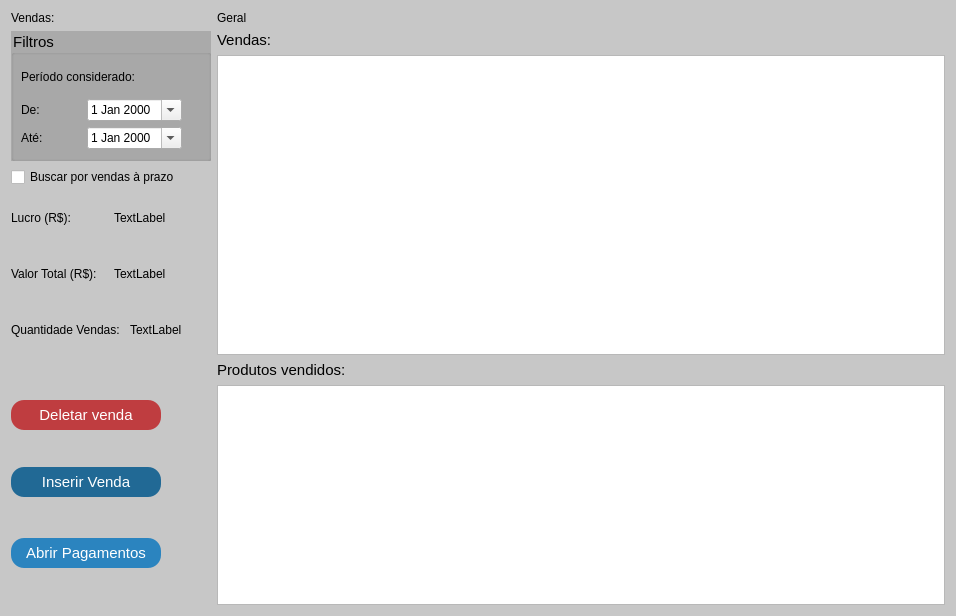
<?xml version="1.0" encoding="UTF-8"?>
<ui version="4.0">
 <class>Vendas</class>
 <widget class="QWidget" name="Vendas">
  <property name="geometry">
   <rect>
    <x>0</x>
    <y>0</y>
    <width>956</width>
    <height>616</height>
   </rect>
  </property>
  <property name="sizePolicy">
   <sizepolicy hsizetype="Fixed" vsizetype="Fixed">
    <horstretch>0</horstretch>
    <verstretch>0</verstretch>
   </sizepolicy>
  </property>
  <property name="minimumSize">
   <size>
    <width>252</width>
    <height>320</height>
   </size>
  </property>
  <property name="maximumSize">
   <size>
    <width>16777215</width>
    <height>16777215</height>
   </size>
  </property>
  <property name="acceptDrops">
   <bool>false</bool>
  </property>
  <property name="windowTitle">
   <string>Vendas - QEstoqueLoja</string>
  </property>
  <property name="styleSheet">
   <string notr="true">

#Vendas{
background-color: rgb(199, 199, 199);

}
QPushButton{
background-color: rgb(43, 132, 191);
color: rgb(255, 255, 255);
font-size: 15px;
border-radius: 13px;

}
QPushButton:disabled{
	
	
	background-color: rgb(154, 153, 150);
}

QPushButton:hover{
	background-color: rgb(13, 92, 161);
}
QPushButton:pressed{
	
color: rgb(255, 255, 255);
	background-color: rgb(153, 193, 241);
font-size: 15px;
border-radius: 13px;
}
QGroupBox{
background-color:rgb(170, 170, 170);
	font: 700 9pt &quot;Segoe UI&quot;;
	font-size: 15px;
}
</string>
  </property>
  <layout class="QGridLayout" name="gridLayout">
   <item row="4" column="1">
    <layout class="QVBoxLayout" name="verticalLayout_4">
     <item>
      <widget class="QLabel" name="label_4">
       <property name="styleSheet">
        <string notr="true">font-size: 15px;
font: 700 9pt &quot;Segoe UI&quot;;</string>
       </property>
       <property name="text">
        <string>Produtos vendidos:</string>
       </property>
      </widget>
     </item>
     <item>
      <widget class="QTableView" name="Tview_ProdutosVendidos">
       <property name="contextMenuPolicy">
        <enum>Qt::ContextMenuPolicy::CustomContextMenu</enum>
       </property>
       <property name="alternatingRowColors">
        <bool>true</bool>
       </property>
       <property name="selectionMode">
        <enum>QAbstractItemView::SelectionMode::MultiSelection</enum>
       </property>
       <property name="selectionBehavior">
        <enum>QAbstractItemView::SelectionBehavior::SelectRows</enum>
       </property>
       <attribute name="horizontalHeaderCascadingSectionResizes">
        <bool>false</bool>
       </attribute>
       <attribute name="horizontalHeaderDefaultSectionSize">
        <number>50</number>
       </attribute>
       <attribute name="horizontalHeaderShowSortIndicator" stdset="0">
        <bool>false</bool>
       </attribute>
       <attribute name="horizontalHeaderStretchLastSection">
        <bool>true</bool>
       </attribute>
       <attribute name="verticalHeaderVisible">
        <bool>false</bool>
       </attribute>
      </widget>
     </item>
    </layout>
   </item>
   <item row="4" column="0">
    <layout class="QVBoxLayout" name="verticalLayout_5">
     <item>
      <widget class="QPushButton" name="Btn_DeletarVenda">
       <property name="sizePolicy">
        <sizepolicy hsizetype="Fixed" vsizetype="Fixed">
         <horstretch>0</horstretch>
         <verstretch>0</verstretch>
        </sizepolicy>
       </property>
       <property name="minimumSize">
        <size>
         <width>120</width>
         <height>30</height>
        </size>
       </property>
       <property name="maximumSize">
        <size>
         <width>150</width>
         <height>22</height>
        </size>
       </property>
       <property name="styleSheet">
        <string notr="true">#Btn_DeletarVenda{
background-color:rgb(191, 61, 64);
}
#Btn_DeletarVenda:hover{
background-color: rgb(139, 44, 47);
}
#Btn_DeletarVenda:pressed{
background-color:rgb(255, 96, 99)

}</string>
       </property>
       <property name="text">
        <string>Deletar venda</string>
       </property>
       <property name="icon">
        <iconset resource="Imagens/recursosImg.qrc">
         <normaloff>:/QEstoqueLOja/amarok-cart-remove.svg</normaloff>:/QEstoqueLOja/amarok-cart-remove.svg</iconset>
       </property>
       <property name="iconSize">
        <size>
         <width>20</width>
         <height>20</height>
        </size>
       </property>
      </widget>
     </item>
     <item>
      <widget class="QPushButton" name="Btn_InserirVenda">
       <property name="sizePolicy">
        <sizepolicy hsizetype="Fixed" vsizetype="Fixed">
         <horstretch>0</horstretch>
         <verstretch>0</verstretch>
        </sizepolicy>
       </property>
       <property name="minimumSize">
        <size>
         <width>150</width>
         <height>30</height>
        </size>
       </property>
       <property name="maximumSize">
        <size>
         <width>150</width>
         <height>30</height>
        </size>
       </property>
       <property name="styleSheet">
        <string notr="true">#Btn_InserirVenda{
background-color: rgb(33, 105, 149);
}
#Btn_InserirVenda:hover{
background-color:rgb(03,75,119);
}
#Btn_InserirVenda:pressed{

	background-color: rgb(153, 193, 241);

}</string>
       </property>
       <property name="text">
        <string>Inserir Venda</string>
       </property>
       <property name="icon">
        <iconset resource="Imagens/recursosImg.qrc">
         <normaloff>:/QEstoqueLOja/add-product.svg</normaloff>:/QEstoqueLOja/add-product.svg</iconset>
       </property>
       <property name="iconSize">
        <size>
         <width>25</width>
         <height>25</height>
        </size>
       </property>
      </widget>
     </item>
     <item>
      <widget class="QPushButton" name="Btn_AbrirPag">
       <property name="sizePolicy">
        <sizepolicy hsizetype="Fixed" vsizetype="Fixed">
         <horstretch>0</horstretch>
         <verstretch>0</verstretch>
        </sizepolicy>
       </property>
       <property name="minimumSize">
        <size>
         <width>150</width>
         <height>30</height>
        </size>
       </property>
       <property name="maximumSize">
        <size>
         <width>150</width>
         <height>30</height>
        </size>
       </property>
       <property name="toolTip">
        <string>Somente em Vendas a Prazo</string>
       </property>
       <property name="text">
        <string>Abrir Pagamentos</string>
       </property>
      </widget>
     </item>
    </layout>
   </item>
   <item row="1" column="1" rowspan="3">
    <layout class="QVBoxLayout" name="verticalLayout_2">
     <item>
      <widget class="QLabel" name="label_3">
       <property name="styleSheet">
        <string notr="true">font-size: 15px;
font: 700 9pt &quot;Segoe UI&quot;;</string>
       </property>
       <property name="text">
        <string>Vendas:</string>
       </property>
      </widget>
     </item>
     <item>
      <widget class="QTableView" name="Tview_Vendas2">
       <property name="minimumSize">
        <size>
         <width>0</width>
         <height>300</height>
        </size>
       </property>
       <property name="contextMenuPolicy">
        <enum>Qt::ContextMenuPolicy::CustomContextMenu</enum>
       </property>
       <property name="inputMethodHints">
        <set>Qt::InputMethodHint::ImhNone</set>
       </property>
       <property name="alternatingRowColors">
        <bool>true</bool>
       </property>
       <property name="selectionMode">
        <enum>QAbstractItemView::SelectionMode::SingleSelection</enum>
       </property>
       <property name="selectionBehavior">
        <enum>QAbstractItemView::SelectionBehavior::SelectRows</enum>
       </property>
       <attribute name="horizontalHeaderDefaultSectionSize">
        <number>50</number>
       </attribute>
       <attribute name="horizontalHeaderStretchLastSection">
        <bool>true</bool>
       </attribute>
       <attribute name="verticalHeaderVisible">
        <bool>false</bool>
       </attribute>
      </widget>
     </item>
    </layout>
   </item>
   <item row="1" column="0">
    <widget class="QGroupBox" name="groupBox">
     <property name="sizePolicy">
      <sizepolicy hsizetype="Fixed" vsizetype="Fixed">
       <horstretch>0</horstretch>
       <verstretch>0</verstretch>
      </sizepolicy>
     </property>
     <property name="minimumSize">
      <size>
       <width>200</width>
       <height>130</height>
      </size>
     </property>
     <property name="maximumSize">
      <size>
       <width>200</width>
       <height>130</height>
      </size>
     </property>
     <property name="title">
      <string>Filtros</string>
     </property>
     <widget class="QWidget" name="layoutWidget">
      <property name="geometry">
       <rect>
        <x>10</x>
        <y>30</y>
        <width>161</width>
        <height>88</height>
       </rect>
      </property>
      <layout class="QVBoxLayout" name="verticalLayout">
       <item>
        <widget class="QLabel" name="label_8">
         <property name="text">
          <string>Período considerado:</string>
         </property>
        </widget>
       </item>
       <item>
        <layout class="QHBoxLayout" name="horizontalLayout_4">
         <item>
          <widget class="QLabel" name="label_6">
           <property name="text">
            <string>De:</string>
           </property>
          </widget>
         </item>
         <item>
          <widget class="QDateEdit" name="DateEdt_De">
           <property name="calendarPopup">
            <bool>true</bool>
           </property>
          </widget>
         </item>
        </layout>
       </item>
       <item>
        <layout class="QHBoxLayout" name="horizontalLayout_5">
         <item>
          <widget class="QLabel" name="label_7">
           <property name="text">
            <string>Até:</string>
           </property>
          </widget>
         </item>
         <item>
          <widget class="QDateEdit" name="DateEdt_Ate">
           <property name="calendarPopup">
            <bool>true</bool>
           </property>
          </widget>
         </item>
        </layout>
       </item>
      </layout>
     </widget>
    </widget>
   </item>
   <item row="3" column="0">
    <layout class="QVBoxLayout" name="verticalLayout_3">
     <item>
      <layout class="QHBoxLayout" name="horizontalLayout">
       <item>
        <widget class="QLabel" name="label">
         <property name="styleSheet">
          <string notr="true">font: 700 9pt &quot;Segoe UI&quot;;</string>
         </property>
         <property name="text">
          <string>Lucro (R$):</string>
         </property>
        </widget>
       </item>
       <item>
        <widget class="QLabel" name="Lbl_Lucro">
         <property name="text">
          <string>TextLabel</string>
         </property>
        </widget>
       </item>
      </layout>
     </item>
     <item>
      <layout class="QHBoxLayout" name="horizontalLayout_2">
       <item>
        <widget class="QLabel" name="label_2">
         <property name="styleSheet">
          <string notr="true">font: 700 9pt &quot;Segoe UI&quot;;</string>
         </property>
         <property name="text">
          <string>Valor Total (R$):</string>
         </property>
        </widget>
       </item>
       <item>
        <widget class="QLabel" name="Lbl_Total">
         <property name="text">
          <string>TextLabel</string>
         </property>
        </widget>
       </item>
      </layout>
     </item>
     <item>
      <layout class="QHBoxLayout" name="horizontalLayout_3">
       <item>
        <widget class="QLabel" name="label_5">
         <property name="styleSheet">
          <string notr="true">font: 700 9pt &quot;Segoe UI&quot;;</string>
         </property>
         <property name="text">
          <string>Quantidade Vendas: </string>
         </property>
        </widget>
       </item>
       <item>
        <widget class="QLabel" name="Lbl_Quantidade">
         <property name="text">
          <string>TextLabel</string>
         </property>
        </widget>
       </item>
      </layout>
     </item>
    </layout>
   </item>
   <item row="2" column="0">
    <widget class="QCheckBox" name="cb_BuscaVendasPrazo">
     <property name="text">
      <string>Buscar por vendas à prazo</string>
     </property>
    </widget>
   </item>
   <item row="0" column="0">
    <widget class="QLabel" name="Lbl_Header">
     <property name="styleSheet">
      <string notr="true">font: 700 20pt &quot;Ubuntu&quot;;</string>
     </property>
     <property name="text">
      <string>Vendas:</string>
     </property>
    </widget>
   </item>
   <item row="0" column="1">
    <widget class="QLabel" name="Lbl_ClienteHeader">
     <property name="styleSheet">
      <string notr="true">font: 700 15pt &quot;Ubuntu&quot;;</string>
     </property>
     <property name="text">
      <string>Geral</string>
     </property>
    </widget>
   </item>
  </layout>
 </widget>
 <resources>
  <include location="Imagens/recursosImg.qrc"/>
 </resources>
 <connections/>
</ui>
